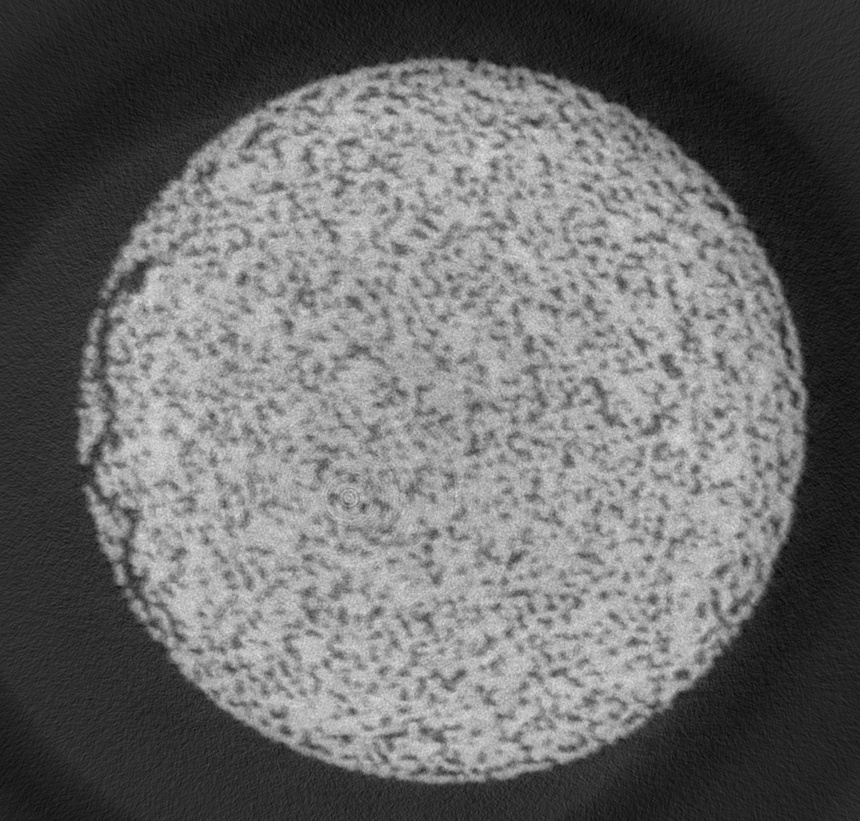
#> input picture data/microct-image-1.jpeg, 860 x 821 px, shrunk from 1447 x 1381 before the run
$ python img2por.py --threshold 0 ../data/microct-image-1.jpeg
#> lines starting #> are read from the running program, lines starting #| are printed output that depends on the picture; after the words box and inside, x2 and y2 are one past the last pixel; in counts of white or black regions, pixels touching at a corner belong together
#!/usr/bin/python3

"""
Basic image analysis script to calculate radial porosity profile from a radial snapshot, part of a micro-CT imaging.

Assumes beads => bright, voids = dark

Algorithm:
    - Enhance image contrast by enhanceFactor
    - Find column center using provided threshold
    - For every ring (radius=r from 0 to R, width=2*half_width),
        - calculate porosity as num(dark)/num(total) pixels

@usage: ./img2por.py <image.jpeg> -t <threshold> -w <ring-half-width> -e <enhanceFactor>
@note: for some reason, tiff images don't work with PIL that well, use JPEG.
"""

## TODO: Ensure that rings don't overlap.
## TODO: General refactoring and cleanup
## TODO: cmdline arg/flag to dump output images
## TODO: Debug mode to dump threshold boundary and ring width
## TODO: Implement axial averaging (in batches based on 2DGRM discretization)

from PIL import Image
from PIL import ImageEnhance
# from PIL import ImageFilter
import numpy as np
import matplotlib.pyplot as plt
import argparse
import csv
import sys
from random import seed, randint

def colorplot(x, y, arr, filename):
    fig = plt.figure()
    plt.pcolormesh(x, y, arr, shading='auto')
    plt.colorbar()
    plt.show()
    fig.savefig(filename)

# enhanceFactor = 1.5 ## Factor by which to enhance image contrast
# threshold     = 180 ## Brightness threshold to consider as beads/pores
# half_width    = 1   ## Half ring-width to count pixels at a given radius

ap = argparse.ArgumentParser()
ap.add_argument("-e", "--enhance", type=float, default=1.0, help="Enhance image contrast by this factor.")
ap.add_argument("-t", "--threshold", type=int, choices=range(256), required=True, help="Threshold to consider beads (bright) or void (dark).")
ap.add_argument("-w", "--width", type=int, default=1, help="Half width of the sampling ring in pixels.")
ap.add_argument("FILE", help="Image file to process.")
args = vars(ap.parse_args())

enhanceFactor = args['enhance']   ## Factor by which to enhance image contrast
threshold     = args['threshold'] ## Brightness threshold to consider as beads/pores
half_width    = args['width']     ## Half ring-width to count pixels at a given radius

im = Image.open(args['FILE'])
#> im is the input picture: PIL image 860x821 L; min 0, max 229, mean 106.7
# im.show()

print(im.format, im.size, im.mode)
#| JPEG (860, 821) L
arr = np.array(im)


## Enhance contrast
enh = ImageEnhance.Contrast(im)
ime = enh.enhance(enhanceFactor) # enhance contrast
arr = np.array(ime)

x = np.arange(0, arr.shape[1])
#> x = 860 values from 0 to 859
y = np.arange(0, arr.shape[0])
#> y = 821 values from 0 to 820
xmax, ymax = arr.shape
#> xmax = 821; ymax = 860
print(arr.shape)
#| (821, 860)
# print(arr[0][0])

print ("Enhanced: max={max}, min={min}".format(max=np.max(arr), min=np.min(arr)))
#| Enhanced: max=229, min=0

colorplot(x,y,arr,"image.png")
#> in colorplot, `plt.show()`:
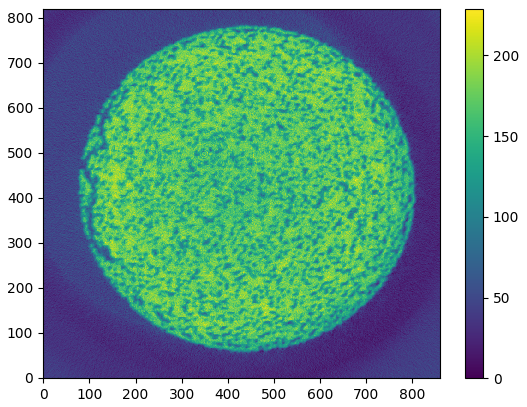
#> figure drawn by matplotlib, 2 panels

## Find limits and center of the column.
yw,xw = np.where(arr >= threshold) ## Find bright pixels -> beads

xmin = min(xw)
#> xmin = 0
xmax = max(xw)
#> xmax = 859
ymin = min(yw)
#> ymin = 0
ymax = max(yw)
#> ymax = 820

print(xmin, xmax)
#| 0 859
print(ymin, ymax)
#| 0 820

xrad = (xmax - xmin)//2
#> xrad = 429
yrad = (ymax - ymin)//2
#> yrad = 410
rad = (xrad + yrad) //2
#> rad = 419
print("Rads:", xrad, yrad, rad)
#| Rads: 429 410 419

xc = (xmax + xmin) //2
#> xc = 429
yc = (ymax + ymin) //2
#> yc = 410
print("Centers:", xc, yc)
#| Centers: 429 410


# [12 lines of commented-out code are left out]
out_rad = []
out_por = []

zarr = np.zeros((arr.shape[0], arr.shape[1]))

for r in range(half_width,rad-half_width,2*half_width):
    # print(r-half_width, r, r+half_width)

    ## Find all pixels within ring of radius: r-half_width to r+half_width
    mask = np.logical_and( (x[np.newaxis,:]-xc)**2 + (y[:,np.newaxis]-yc)**2 <= (r+half_width)**2, (x[np.newaxis,:]-xc)**2 + (y[:,np.newaxis]-yc)**2 >= (r-half_width)**2)

    total = arr[mask].size ## Count number of pixels in given ring
    pores = np.where(arr[mask] < threshold)[0].size ## count number of dark pixels -> voids
    # print(pores, total)

    # ## To check if I'm double sampling any pixels
    # ## Turns out, yes, but very few to actually matter
    # zarr[mask] = zarr[mask] + 1

    out_rad.append(r)
    out_por.append(pores/total)
#> this loop made 209 passes
#> pass 1, `mask = np.logical_and( (x[np.newaxis,:]-xc)**2 + (y[:,np.newaxis]-yc)*..`:
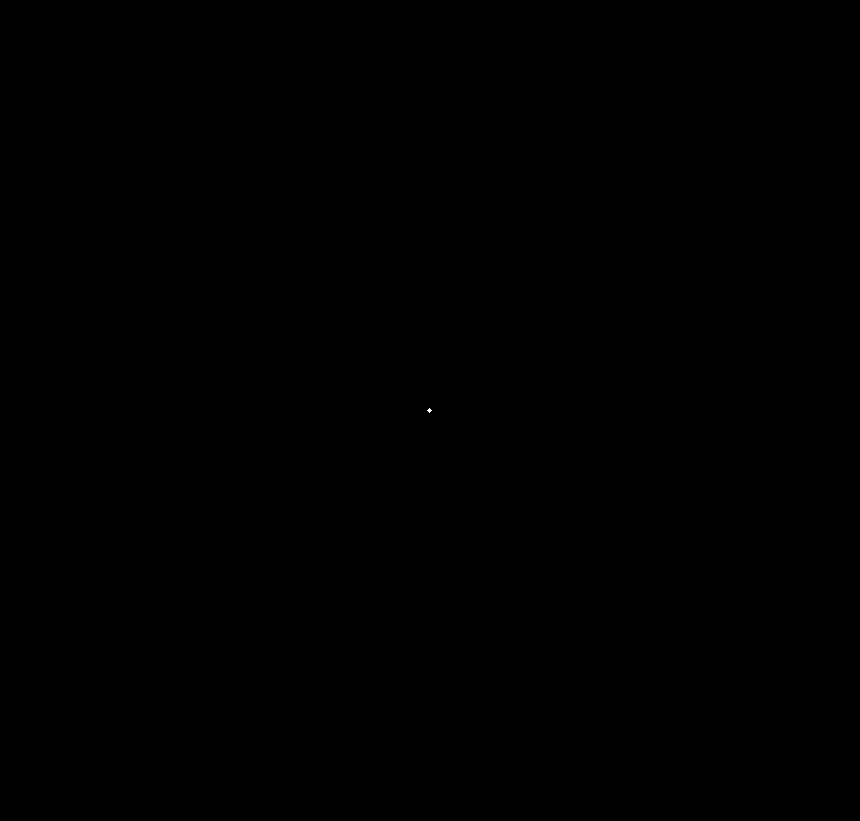
#> mask: shape (821, 860) bool; 0% white in thin lines or dots, all inside (x1, y1, x2, y2) = (427, 408, 432, 413)
#> after the loop, out_por = 209 values from 0 to 0; out_rad = 209 values from 1 to 417

fig = plt.figure()
plt.plot(out_rad, out_por,linewidth=2)
plt.xlabel("Radial distance")
plt.ylabel("Porosity")
plt.show()
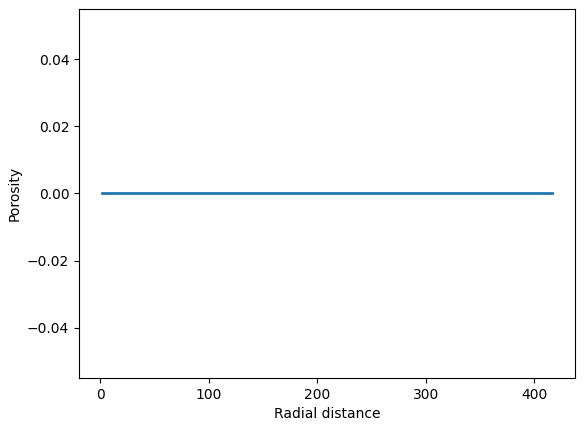
#> figure drawn by matplotlib, 1 panel
fig.savefig("image_rad_por.png")

# [7 lines of commented-out code are left out]

with open(args['FILE']+'_rad_por.csv', 'w') as f:
    writer = csv.writer(f, delimiter=',')
    writer.writerows(zip(out_rad, out_por))
